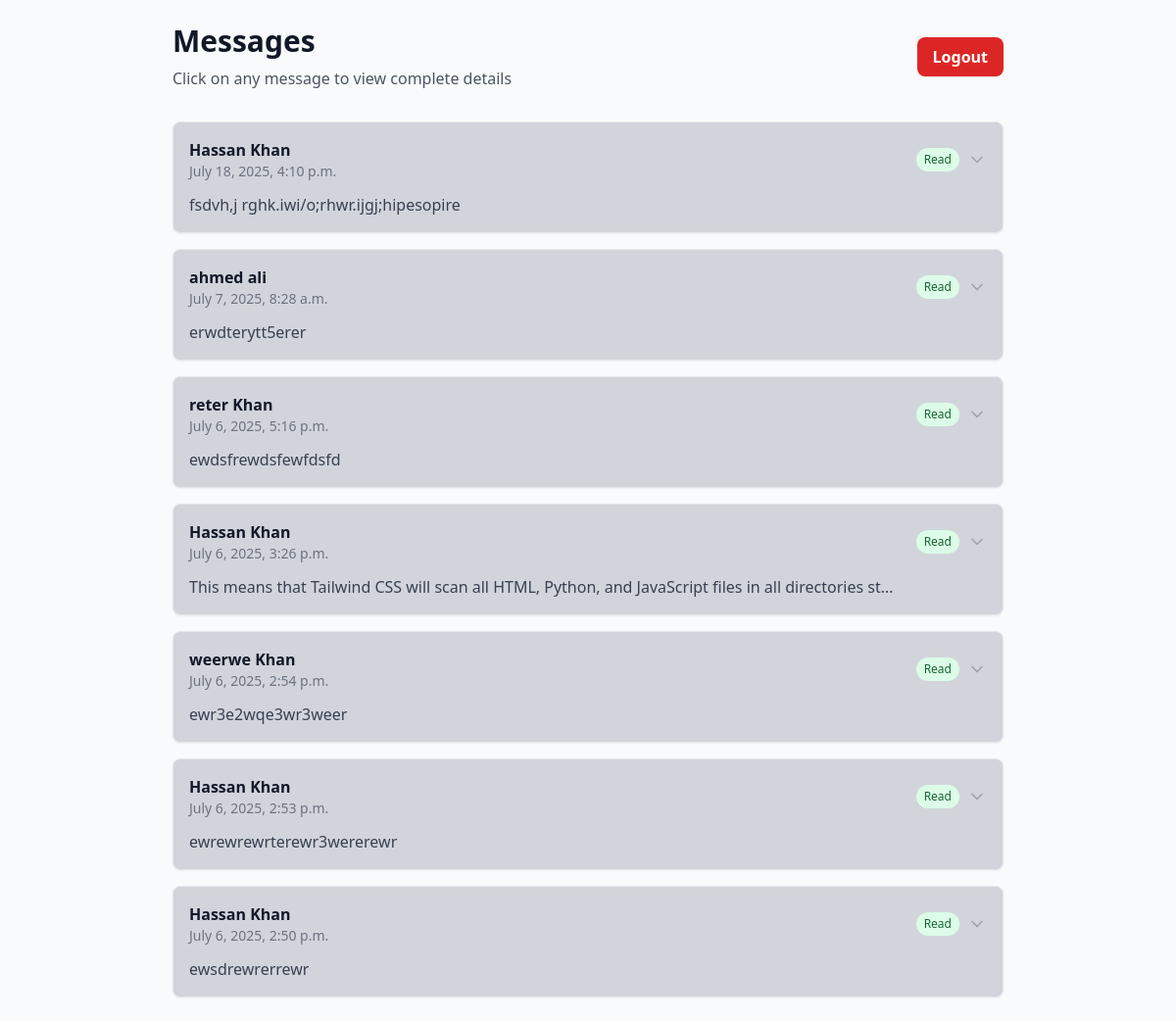
Page /messages/ (signed in) on the committed database.
### solvexa/models.py (models this page shows, shortened)
class ContactForm(models.Model):
    first_name = models.CharField(max_length=50)
    last_name = models.CharField(max_length=50)
    work_email = models.EmailField()
    phone_number = models.CharField(max_length=20, blank=True, null=True)
    company_name = models.CharField(max_length=100, blank=True, null=True)
    country_name = models.CharField(max_length=100, blank=True, null=True)
    message = models.TextField(blank=True, null=True)
    is_read = models.BooleanField(default=False)  #
    submitted_at = models.DateTimeField(auto_now_add=True)
    class Meta:
        ordering = ['-submitted_at']

### solvexa/views.py (the view)
# urls.py: path('messages/', message, name='message'),
@login_required(login_url="/auth/")
def message(request):
    form=ContactForm.objects.all()
    return render(request, 'messages.html',context={'form':form})

### solvexa/templates/messages.html (shortened to what this page needs)
<!DOCTYPE html>
<html lang="en">
<head>
    <script src="https://cdn.tailwindcss.com"></script>
</head>
<body class="bg-gray-50 min-h-screen">
    <div class="max-w-4xl mx-auto p-6">
        <div class="flex items-center justify-between mb-8">
            <div>
                <h1 class="text-3xl font-bold text-gray-900 mb-2">Messages</h1>
                <p class="text-gray-600">Click on any message to view complete details</p>
            </div>
            <a href="/logout/" class="inline-flex items-center px-4 py-2 bg-red-600 text-white rounded-lg hover:bg-red-700 transition-colors font-semibold shadow-sm">
                Logout
            </a>
        </div>
        <div class="space-y-4">
{% for data in form %}
            {% if not data.is_read %}
            <div class="bg-white rounded-lg shadow-sm border border-gray-200 overflow-hidden transition-all duration-200 hover:shadow-md cursor-pointer message-item"
                 onclick="toggleMessage('message{{ forloop.counter }}')">
                 {% else %}
                  <div class="bg-gray-300 rounded-lg shadow-sm border border-gray-200 overflow-hidden transition-all duration-200 hover:shadow-md cursor-pointer message-item"
                 onclick="toggleMessage('message{{ forloop.counter }}')">
                 {% endif %}
                <div class="p-4">
                    <div class="flex items-center justify-between">
                        <div class="flex items-center space-x-3">
                            <div>
                                <h3 class="font-semibold text-gray-900">{{data.first_name}} {{data.last_name}}</h3>
                                <p class="text-sm text-gray-500">
                                    {{data.submitted_at}}</p>
                            </div>
                        </div>
                        <div class="flex items-center space-x-2">
                           {% if not data.is_read %}
                            <span class="px-2 py-1 bg-red-100 text-green-800 text-xs rounded-full">Unread</span>
                            {% else %}
                               <span class="px-2 py-1 bg-green-100 text-green-800 text-xs rounded-full">Read</span>
                            {% endif %}
                            <i data-lucide="chevron-down" class="w-5 h-5 text-gray-400 transition-transform duration-200" id="icon-message{{ forloop.counter }}"></i>
                        </div>
                    </div>
                    <div class="mt-3">
                        <p class="text-gray-700 line-clamp-2">{{ data.message|truncatechars:100 }}</p>
                    </div>
                </div>
            </div>
{% endfor %}
        </div>
</body>
</html>

### rows in the picture
ContactForm: first_name "Hassan", last_name "Khan", submitted_at "July 18, 2025, 4:10 p.m.", is_read "Read", message "fsdvh,j rghk.iwi/o;rhwr.ijgj;hipesopire"
ContactForm: first_name "ahmed", last_name "ali", submitted_at "July 7, 2025, 8:28 a.m.", is_read "Read", message "erwdterytt5erer"
ContactForm: first_name "reter", last_name "Khan", submitted_at "July 6, 2025, 5:16 p.m.", is_read "Read", message "ewdsfrewdsfewfdsfd"
ContactForm: first_name "Hassan", last_name "Khan", submitted_at "July 6, 2025, 3:26 p.m.", is_read "Read", message "This means that Tailwind CSS will scan all HTML, Python, and JavaScript files in all directories st…"
ContactForm: first_name "weerwe", last_name "Khan", submitted_at "July 6, 2025, 2:54 p.m.", is_read "Read", message "ewr3e2wqe3wr3weer"
ContactForm: first_name "Hassan", last_name "Khan", submitted_at "July 6, 2025, 2:53 p.m.", is_read "Read", message "ewrewrewrterewr3wererewr"
ContactForm: first_name "Hassan", last_name "Khan", submitted_at "July 6, 2025, 2:50 p.m.", is_read "Read", message "ewsdrewrerrewr"
